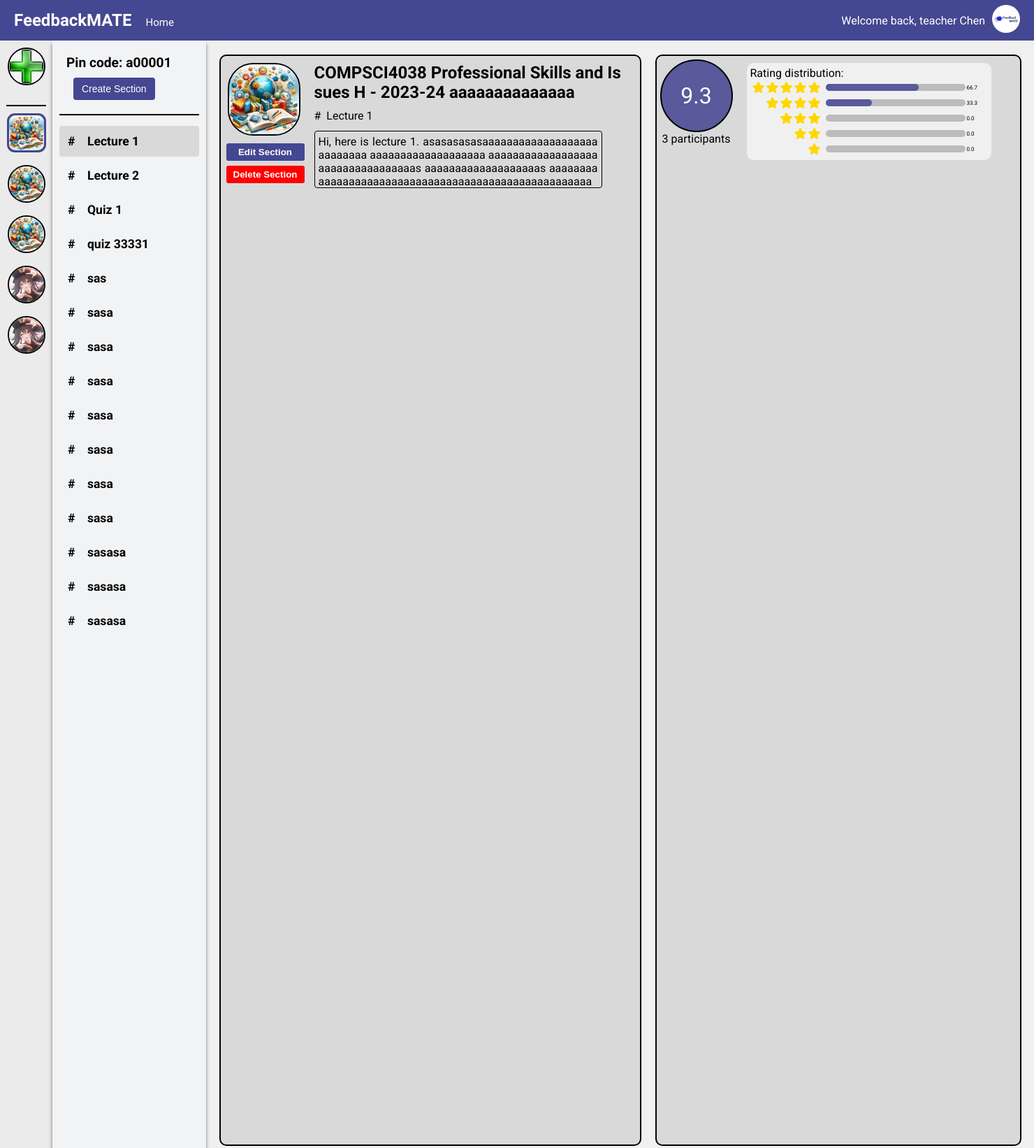
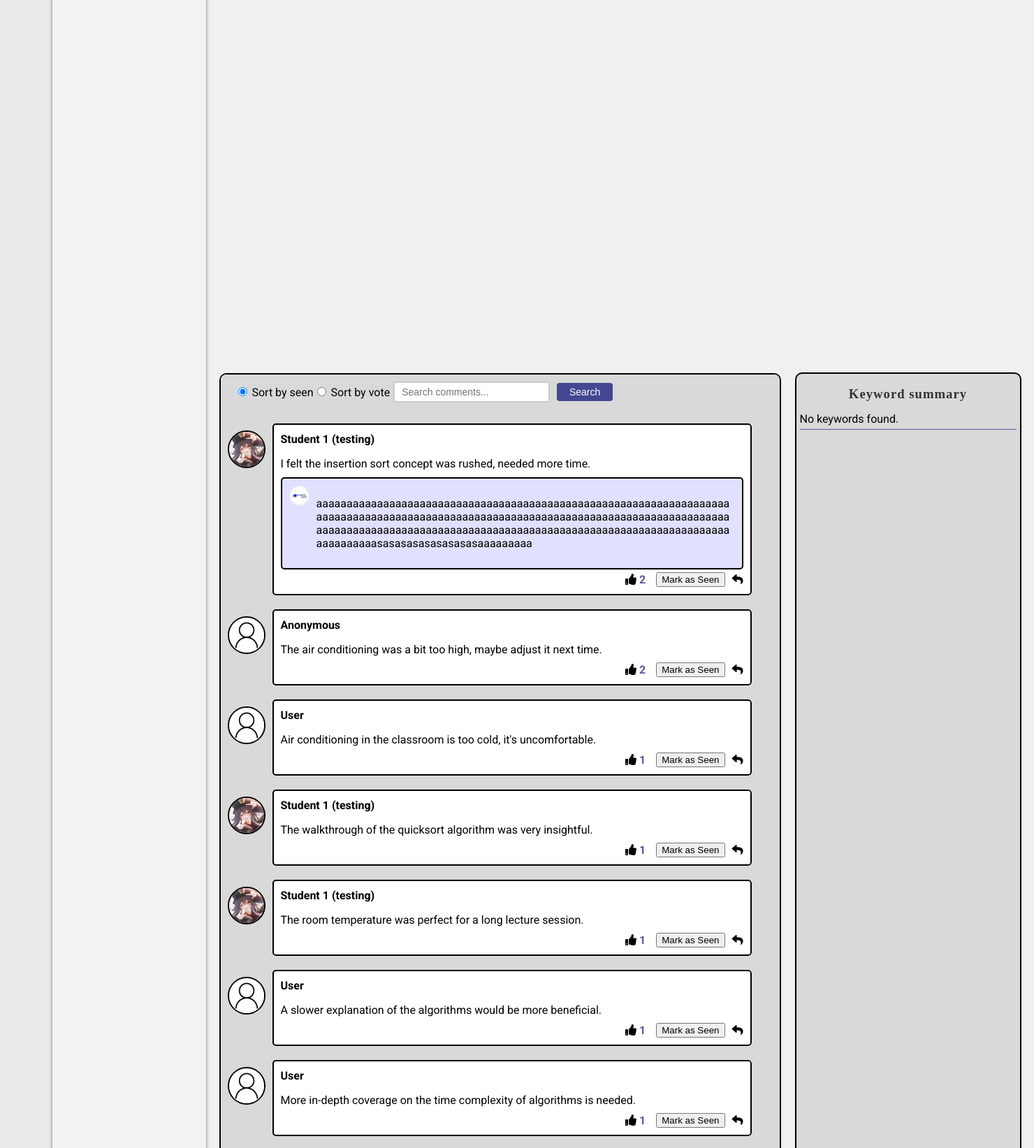
The page /teacher/channel/1/section/1/ (signed in, upper part) on the database its author committed (2 pictures, top to bottom).
### main/models.py (models this page shows, shortened)
class UserInfo(models.Model):
    user = models.OneToOneField(User, on_delete=models.CASCADE)
    profile_name = models.CharField(max_length=30)
    user_image = models.ImageField(upload_to=user_image_path, default='img/user.png')

class Channel(models.Model):
    name = models.CharField(max_length=70)
    pin_code = models.CharField(max_length=6, unique=True, blank=True, null=True)
    user = models.ForeignKey(User, on_delete=models.CASCADE)
    description = models.TextField(max_length=500, blank=True)
    image = models.ImageField(upload_to=channel_image_path, default='img/channel_icon.jpg')
    students = models.ManyToManyField(User, related_name='joined_channels', blank=True)

class Section(models.Model):
    channel = models.ForeignKey(Channel, on_delete=models.CASCADE)
    title = models.CharField(max_length=50)
    description = models.TextField(max_length=500, blank=True)
    total_rating = models.FloatField(default=0.0, blank=True)
    ratings_count = models.PositiveIntegerField(default=0, blank=True)
    one_star_users = models.ManyToManyField(User, related_name='one_star_sections', blank=True)
    two_star_users = models.ManyToManyField(User, related_name='two_star_sections', blank=True)
    three_star_users = models.ManyToManyField(User, related_name='three_star_sections', blank=True)
    four_star_users = models.ManyToManyField(User, related_name='four_star_sections', blank=True)
    five_star_users = models.ManyToManyField(User, related_name='five_star_sections', blank=True)
    one_star_percentage = models.FloatField(verbose_name="Percentage", default=0.0)
    two_star_percentage = models.FloatField(verbose_name="Percentage", default=0.0)
    three_star_percentage = models.FloatField(verbose_name="Percentage", default=0.0)
    four_star_percentage = models.FloatField(verbose_name="Percentage", default=0.0)
    five_star_percentage = models.FloatField(verbose_name="Percentage", default=0.0)

class Comment(models.Model):
    user = models.ForeignKey(User, on_delete=models.CASCADE)  # 评论者
    section = models.ForeignKey(Section, on_delete=models.CASCADE)  # 评论所属的section
    text = models.TextField(max_length=500)  # 评论内容
    read = models.BooleanField(default=False)
    reply = models.TextField(blank=True, null=True)
    is_anonymous = models.BooleanField(default=False)
    liked_users = models.ManyToManyField(User, related_name='liked_comments', blank=True)
    likes = models.IntegerField(default=0)
    created_at = models.DateTimeField(auto_now_add=True)

### main/decorators.py (the view)
    def _wrapped_view(request, *args, **kwargs):
        if request.user.groups.filter(name='teacher').exists():
            return view_func(request, *args, **kwargs)
        else:
            return redirect('student')

### main/templates/section_detail.html (shortened to what this page needs)
{% extends 'channel_detail.html' %}
{% load static %}
{% block section %}
<div class="section-block">
{% for section in sections %}
    <div class="section-tooltip">
        <a href="{% url 'section' channel_id=section.channel.id section_id=section.id %}" class="section-item {% if current_section.id == section.id %}selected{% endif %}">
            #&nbsp;&nbsp;&nbsp; {{ section.title }}
        </a>
    </div>
{% endfor %}
</div>
{% endblock %}
{% block content %}
{{ block.super}}
<div class="top-section">
    <div class="description-box">
        <div class="description-left">
            <img src= "{{ current_channel.image.url }}" alt="Channel Image" class="channel-image">
            <div class="button-container">
                <button type="button" class="edit-info-btn" onclick="location.href='{% url 'edit-section' channel_id=current_channel.id section_id=current_section.id %}'">Edit Section</button>
                <button type="button" class="delete-section-btn" onclick="confirmDelete({{ current_section.id }})">Delete Section</button>
            </div>
        </div>
        <div class="channel-info">
            <h2 class="channel-name">{{ current_channel.name }}</h2>
            <p class="section-title"># &nbsp;{{ current_section.title }}</p>
            <p class="section-description">{{ current_section.description }}</p>
        </div>
    </div>
    <div class="rating-box">
        <div class="rating-overview">
            <div class="circle-rating">
                <span id="total-rating">{{ current_section.total_rating}}</span>
            </div>
            <div class="rating-participants">
                <span id="participants-count">{{ current_section.ratings_count}}</span> participants
            </div>
        </div>
        <div class="right-part">
            <div class="rating-statistics">
                Rating distribution:
                <div class="rating-stat" data-star="5">
                    <i class="fas fa-star"></i>
                    <i class="fas fa-star"></i>
                    <i class="fas fa-star"></i>
                    <i class="fas fa-star"></i>
                    <i class="fas fa-star"></i>
                    <div class="rating-bar">
                        <div class="left-bar-5"></div>
                    </div>
                    <div class="percentage-count">
                        <span id="star-5-count">{{ current_section.five_star_percentage }}</span>
                    </div>
                </div>
                <div class="rating-stat" data-star="4">
                    <i class="fas fa-star"></i>
                    <i class="fas fa-star"></i>
                    <i class="fas fa-star"></i>
                    <i class="fas fa-star"></i>
                    <div class="rating-bar">
                        <div class="left-bar-4"></div>
                    </div>
                    <div class="percentage-count">
                        <span id="star-4-count">{{ current_section.four_star_percentage }}</span>
                    </div>
                </div>
                <div class="rating-stat" data-star="3">
                    <i class="fas fa-star"></i>
                    <i class="fas fa-star"></i>
                    <i class="fas fa-star"></i>
                    <div class="rating-bar">
                    </div>
                    <div class="percentage-count">
                        <span id="star-3-count">{{ current_section.three_star_percentage }}</span>
                    </div>
                </div>
                <div class="rating-stat" data-star="2">
                    <i class="fas fa-star"></i>
                    <i class="fas fa-star"></i>
                    <div class="rating-bar">
                    </div>
                    <div class="percentage-count">
                        <span id="star-2-count">{{ current_section.two_star_percentage }}</span>
                    </div>
                </div>
                <div class="rating-stat" data-star="1">
                    <i class="fas fa-star"></i>
                    <div class="rating-bar">
                    </div>
                    <div class="percentage-count">
                        <span id="star-1-count">{{ current_section.one_star_percentage }}</span>
                    </div>
                </div>
            </div>
        </div>
    </div>
    <div class="comment-section">
        <div class="search-sort-container">
        <form id="sort-form" method="get">
            <label class="sort-option">
                <input type="radio" name="sort" value="read" {% if request.GET.sort == "read" or not request.GET.sort %}checked{% endif %}>
                Sort by seen
            </label>
            <label class="sort-option">
                <input type="radio" name="sort" value="vote" {% if request.GET.sort == "vote" %}checked{% endif %}>
                Sort by vote
            </label>
        </form>
        <form method="get" action="" class="search-form">
            <input type="text" name="search" placeholder="Search comments..." value="{{ request.GET.search|default:'' }}">
            <button type="submit">Search</button>
        </form>
        </div>
    {% if comments.exists %}
        {% for comment in comments %}
        <div class="comment">
            <img src="{% if comment.is_anonymous and comment.user != request.user %}/media/img/user.png{% else %}{{ comment.user.userinfo.user_image.url }}{% endif %}" alt="User Image" class="user-image">
            <div class="comment-main" {% if comment.read %}style="border-color: #444791;"{% endif %}>
                <p class="comment-username">
                    {% if comment.is_anonymous %}
                        {% if comment.user == request.user %}
                            You (Anonymous)
                        {% else %}
                            Anonymous
                        {% endif %}
                    {% else %}
                        {% if comment.user == request.user %}
                            You
                        {% else %}
                            {{ comment.user.userinfo.profile_name }}
                        {% endif %}
                    {% endif %}
                </p>
                <p class="comment-text">{{ comment.text }}</p>
                <div class="comment-actions">
                    <div class="likes">
                        <i class="fas fa-thumbs-up"></i>
                        <span class="like-count">{{ comment.likes }}</span>
                    </div>
                    {% if comment.read %}
                        <i class="fas fa-eye read-indicator"></i>
                    {% else %}
                        <button class="mark-as-read-btn" data-comment-id="{{ comment.id }}">Mark as Seen</button>
                    {% endif %}
                    <i class="fas fa-reply reply-btn" data-comment-id="{{ comment.id }}"></i>
                </div>
                <div class="reply" {% if not comment.reply %}style="display:none;"{% endif %}>
                    <img src="{{ comment.section.channel.user.userinfo.user_image.url }}" alt="Owner Image" class="owner-image">
                    <p class="reply-content">{{ comment.reply }}</p>
                </div>
            </div>
        </div>
        {% endfor %}
    {% else %}
        <p class="no-comments">No comment yet.</p>
    {% endif %}
    </div>
    <div class="keyword-summary">
        <h3>Keyword summary</h3>
        <ul>
            {% for keyword, freq in top_keywords %}
                <li>
                    <span class="keyword">{{ keyword }}</span>
                    <span class="likes">{{ freq }}</span>
                </li>
            {% empty %}
                <li>No keywords found.</li>
            {% endfor %}
        </ul>
    </div>
</div>
{% endblock %}

### main/templates/channel_detail.html (shortened to what this page needs)
{% extends 'teacher.html' %}
{% load static %}
{% block home %}
<a href="{% url 'teacher' %}" class="home-link">Home</a>
{% endblock home %}
{% block channel %}
    {% for channel in channels %}
    <div class="channel-icon-container {% if channel.id == current_channel.id %}selected-channel{% endif %}" data-channel-id="{{ channel.id }}">
        <img src="{{ channel.image.url }}" alt="" class="channel-icon {% if channel.id == current_channel.id %}selected-channel-icon{% endif %}" onclick="location.href='{% url 'channel-detail' channel.id %}'">
    </div>
    {% endfor %}
{% endblock %}
{% block content %}
<div class="section-nav">
    <div class="pin-code-display">
        Pin code: {{ current_channel.pin_code }}
        <button onclick="location.href='{% url 'create-section' current_channel.id %}'" class="create-section-btn">Create Section</button>
    </div>
    {% block section %}{% endblock%}
</div>
{% endblock %}

### main/templates/teacher.html (shortened to what this page needs)
<!DOCTYPE html>
<html lang="en">
{% load static %}
<head>
    <link rel="stylesheet" href="https://cdnjs.cloudflare.com/ajax/libs/font-awesome/5.15.1/css/all.min.css">
    <link rel="stylesheet" href="https://cdnjs.cloudflare.com/ajax/libs/font-awesome/5.15.3/css/all.min.css">
    <link rel="stylesheet" href="https://cdnjs.cloudflare.com/ajax/libs/font-awesome/5.15.3/css/all.min.css">
</head>
<body>
    <div class="app-container">
        <div class="header">
            <div class="logo">FeedbackMATE</div>
            {% block home%}
            {% endblock home %}
            <div class="user-info">
                <span class="welcome-text">Welcome back, {{ username }}</span>
                <div class="user-dropdown">
                    <img src="{{ user_image }}" alt="User Image" width="40" height="40" style="border-radius: 50%;">
                </div>
            </div>
        </div>
        <div class="main-container">
            <div class="sidebar">
                <div class="channel-icon-container add-channel create-channel-btn">
                    <img src="{% static 'img/add_channel_icon.jpg' %}" alt="Add Channel" class="channel-icon" onclick="location.href='{% url 'create-channel' %}'">
                </div>
                <div class="channel-divider"></div>
                {% block channel %}{% endblock %}
            </div>
            {% block content %}{% endblock %}
        </div>
    </div>
</body>
</html>

### main/templates/teacher.html (style rules this page uses)
body { font-family: 'Roboto', sans-serif; margin: 0; padding: 0; border: 0; background-color: #f0f0f0; }
.app-container { display: flex; flex-direction: column; min-width: 1470px; max-height: 100vh; overflow-x: auto; overflow-y: auto; }
.header { display: flex; justify-content: space-between; align-items: center; padding: 20px; background-color: #444791; color: white; height: 18px; }
.logo { font-size: 24px; font-weight: bold; font-family: 'Protest Revolution', sans-serif; }
.user-info { display: flex; align-items: center; }
.welcome-text { margin-right: 10px; }
.user-dropdown { position: relative; }
.main-container { display: flex; flex-grow: 1; height: calc(100vh - 58px); }
.sidebar { width: 55px; background-color: #EBEBEB; padding: 10px; display: flex; flex-direction: column; align-items: center; flex-shrink: 0; -ms-overflow-style: none; scrollbar-width: none; overflow-y: auto; overflow-x: hidden; }
.channel-divider { height: 0; background-color: black; border: 1px solid black; width: 100%; margin-top: 10px; margin-bottom: 10px; top: 0; z-index: 10; }
.add-channel { margin-bottom: 10px; border-bottom: 2px solid black; }
.channel-icon-container { position: relative; margin-bottom: 18px; border: 2px solid black; border-radius: 50%; width: 50px; height: 50px; display: flex; justify-content: center; align-items: center; transition: border-radius 0.1s; }
.channel-icon { max-width: 100%; max-height: 100%; border-radius: 50%; }
.channel-image { width: 100%; height: 150px; border-top-left-radius: 10px; border-top-right-radius: 10px; border-bottom: 1px solid #000000; }

### main/templates/channel_detail.html (style rules this page uses)
.section-nav { background-color: #F2F3F5; padding: 10px; box-shadow: 5px 0 5px -5px rgba(0,0,0,0.5), -5px 0 5px -5px rgba(0,0,0,0.5); width: 25%; min-width: 200px; overflow-y: hidden; }
.pin-code-display { padding: 10px; margin-bottom: 10px; border-bottom: 2px solid black; background-color: #F2F3F5; text-align: left; font-weight: bold; font-size: 1.2em; }
.section-block { height: calc(100vh - 58px - 116px); overflow-x: hidden; overflow-y: auto; }
.section-item { display: block; padding: 10px; margin: 5px 0; text-decoration: none; font-weight: bold; font-size: 1.1em; color: #000000; border-radius: 4px; transition: background-color 0.3s, box-shadow 0.3s; border: 2px solid transparent; width: 100%; min-width: 200px; box-sizing: border-box; overflow: hidden; white-space: nowrap; text-overflow: ellipsis; }
.selected-channel { position: relative; border: 3px solid #444791; border-radius: 20%; background-color: #BCBCBF; }
.selected-channel-icon { max-width: 100%; max-height: 100%; border-radius: 20%; }
.create-section-btn { padding: 8px 12px; background-color: #444791; color: white; border: none; border-radius: 4px; cursor: pointer; font-size: 14px; display: block; margin: 10px 0 10px 10px; text-align: center; }
.home-link { margin-right: auto; margin-top: 5px; margin-left: 20px; color: white; text-decoration: none; font-size: 15px; }
.top-section { display: flex; flex-wrap: wrap; justify-content: center; overflow-y: auto; overflow-x: hidden; height: calc(100vh - 58px); -ms-overflow-style: none; scrollbar-width: none; }
.description-box { display: flex; justify-content: flex-start; align-items: flex-start; background-color: #D9D9D9; border-radius: 10px; margin-top: 20px; width: 600px; height: 150px; border: 2px solid black; }
.channel-image { width: 100px; height: 100px; border-radius: 35%; object-fit: cover; margin-right: 20px; border: 2px solid black; margin-top: 10px; margin-left: 10px; }

### rows shown on the page
UserInfo: profile_name "teacher Chen"
Channel: image (picture), pin_code "a00001", name "COMPSCI4038 Professional Skills and Issues H - 2023-24 aaaaaaaaaaaaaa"
Channel: image (picture)
Channel: image (picture)
Channel: image (picture)
Channel: image (picture)
Section: title "Lecture 1", description "Hi, here is lecture 1. asasasasasaaaaaaaaaaaaaaaaaaaaaaaaaaa aaaaaaaaaaaaaaaaaaa aaaaaaaaaaaaaaaaaaaaaaaaaaaaaaaaaas aaaaaaaaaaaaaaaaaaas…", total_rating "9.3", ratings_count "3", five_star_percentage "66.7", four_star_percentage "33.3", three_star_percentage "0.0", two_star_percentage "0.0", one_star_percentage "0.0"
Section: title "Lecture 2"
Section: title "Quiz 1"
Section: title "quiz 33331"
Section: title "sas"
Section: title "sasa"
Section: title "sasa"
Section: title "sasa"
Section: title "sasa"
Section: title "sasa"
Section: title "sasa"
Section: title "sasa"
Section: title "sasasa"
Section: title "sasasa"
Section: title "sasasa"
Comment: user.userinfo.user_image (picture), user.userinfo.profile_name "Student 1 (testing)", text "I felt the insertion sort concept was rushed, needed more time.", likes "2", section.channel.user.userinfo.user_image (picture), reply "aaaaaaaaaaaaaaaaaaaaaaaaaaaaaaaaaaaaaaaaaaaaaaaaaaaaaaaaaaaaaaaaaaaaaaaaaaaaaaaaaaaaaaaaaaaaaaaaaaaaaaaaaaaaaaaaaaaaaaaaaaaaaaaaaaaaaaaaaaaaaaaaaaaaaaaaaaaaaaaaaaaaaaaaaaaaaaaaaaaaaaaaaaaaaaaaaaaaaaaaaaaaaaaaaaaaaasasasasasasasasasaaaaaaaaa"
Comment: is_anonymous "Anonymous", text "The air conditioning was a bit too high, maybe adjust it next time.", likes "2"
Comment: user.userinfo.user_image (placeholder picture), user.userinfo.profile_name "User", text "Air conditioning in the classroom is too cold, it's uncomfortable.", likes "1"
Comment: user.userinfo.user_image (picture), user.userinfo.profile_name "Student 1 (testing)", text "The walkthrough of the quicksort algorithm was very insightful.", likes "1"
Comment: user.userinfo.user_image (picture), user.userinfo.profile_name "Student 1 (testing)", text "The room temperature was perfect for a long lecture session.", likes "1"
Comment: user.userinfo.user_image (placeholder picture), user.userinfo.profile_name "User", text "A slower explanation of the algorithms would be more beneficial.", likes "1"
Comment: user.userinfo.user_image (placeholder picture), user.userinfo.profile_name "User", text "More in-depth coverage on the time complexity of algorithms is needed.", likes "1"
